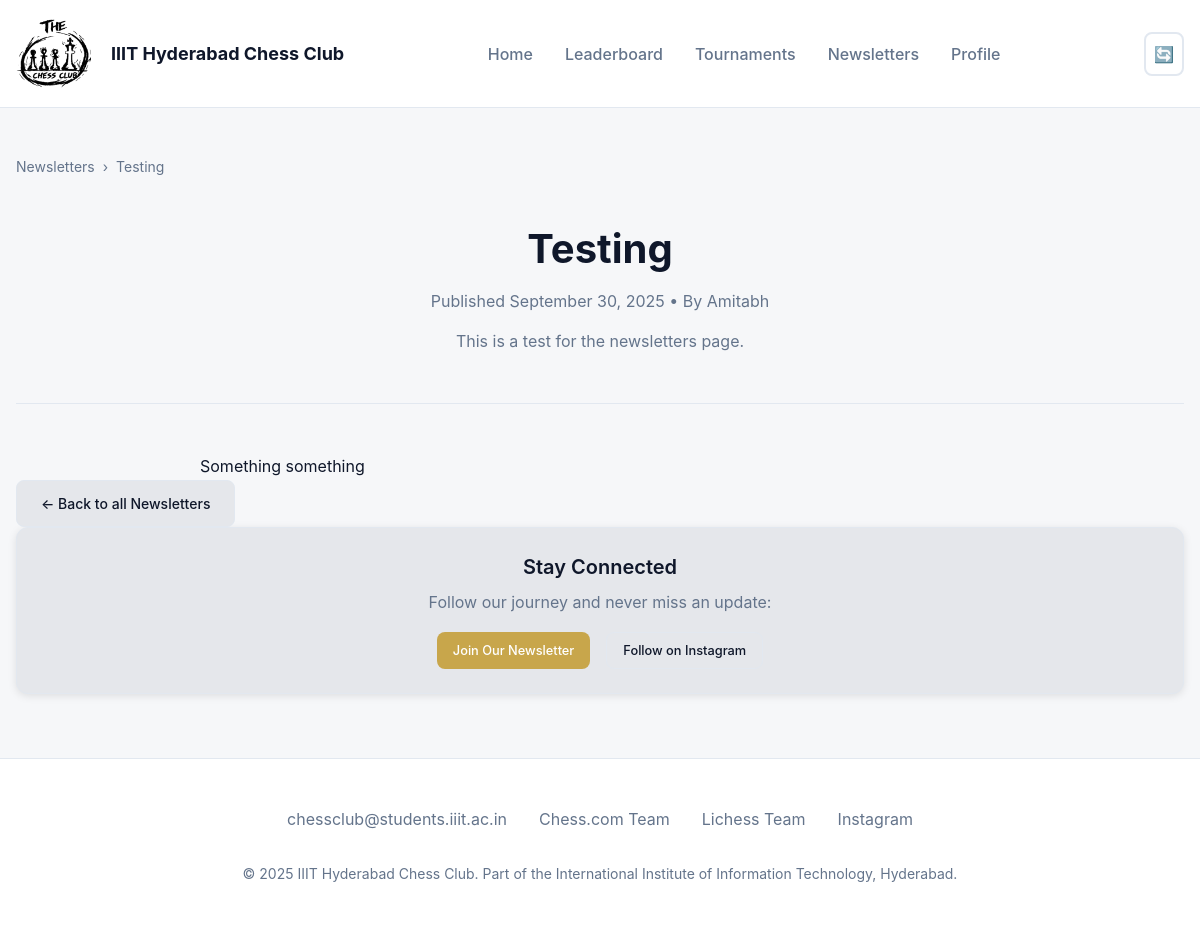
/newsletters/testing/, run on the app's committed database.
### newsletters/models.py (models this page shows, shortened)
class Newsletter(models.Model):
    title = models.CharField(max_length=200)
    slug = models.SlugField(unique=True, blank=True)
    excerpt = models.TextField(blank=True)
    content = models.TextField()
    author = models.CharField(max_length=100, default="Editorial Team")
    published_date = models.DateField(default=timezone.now)
    created_at = models.DateTimeField(auto_now_add=True)
    updated_at = models.DateTimeField(auto_now=True)
    class Meta:
        ordering = ['-published_date']

### newsletters/views.py (the view)
# urls.py: path('<slug:slug>/', views.newsletter_article, name='newsletter_article'),
def newsletter_article(request, slug):
    newsletter = get_object_or_404(Newsletter, slug=slug)
    return render(request, 'newsletter-article.html', {
        "newsletter": newsletter
    })

### IIITChessClub/templates/newsletter-article.html (shortened to what this page needs)
<!DOCTYPE html>
{% load static %}
<html lang="en">
<head>
  <link rel="stylesheet" href="{% static 'css/styles.css' %}">
</head>
<body>
  <nav class="navbar">
    <div class="container">
      <div class="nav-content">
        <a href="{% url 'home' %}" class="nav-logo">
          IIIT Hyderabad Chess Club
        </a>
        <ul class="nav-links">
          <li><a href="{% url 'home' %}" class="nav-link">Home</a></li>
          <li><a href="{% url 'leaderboard' %}" class="nav-link">Leaderboard</a></li>
          <li><a href="{% url 'tournaments' %}" class="nav-link">Tournaments</a></li>
          <li><a href="{% url 'newsletters' %}" class="nav-link active">Newsletters</a></li>
          <li><a href="{% url 'profile' %}" class="nav-link">Profile</a></li>
        </ul>
        <div class="nav-controls">
          <button class="theme-toggle" aria-label="Toggle theme">🔄</button>
        </div>
      </div>
    </div>
  </nav>
  <main class="container" style="margin-top: 2rem;">
    <nav class="breadcrumbs">
      <a href="{% url 'newsletters' %}" class="text-accent">Newsletters</a>
      <span>›</span>
      <span>{{ newsletter.title }}</span>
    </nav>
    <header class="article-header">
      <h1>{{ newsletter.title }}</h1>
      <div class="article-meta text-muted">
        Published {{ newsletter.published_date|date:"F j, Y" }}
        {% if newsletter.author %} • By {{ newsletter.author }}{% endif %}
      </div>
      <p class="text-muted mt-2">{{ newsletter.excerpt }}</p>
    </header>
    <div class="article-content mt-6">
      {{ newsletter.content|safe }}
    </div>
    <div class="mt-6">
      <a href="{% url 'newsletters' %}" class="btn btn-secondary">← Back to all Newsletters</a>
    </div>
    <div class="card mt-8" style="background: var(--muted); text-align: center;">
      <h4>Stay Connected</h4>
      <p>Follow our journey and never miss an update:</p>
      <div class="flex justify-center gap-4 mt-4">
        <a href="mailto:chessclub@students.iiit.ac.in" class="btn btn-primary btn-small">Join Our Newsletter</a>
        <a href="https://www.instagram.com/chessclub.iiith" class="btn btn-secondary btn-small">Follow on Instagram</a>
      </div>
    </div>
  </main>
  <footer class="footer">
    <div class="container">
      <div class="footer-content">
        <div class="footer-links">
          <a href="mailto:chessclub@students.iiit.ac.in">chessclub@students.iiit.ac.in</a>
          <a href="#">Chess.com Team</a>
          <a href="#">Lichess Team</a>
          <a href="https://www.instagram.com/chessclub.iiith">Instagram</a>
        </div>
        <div class="footer-info">
          <p>&copy; 2025 IIIT Hyderabad Chess Club. Part of the International Institute of Information Technology, Hyderabad.</p>
        </div>
      </div>
    </div>
  </footer>
</body>
</html>

### static/css/styles.css (style rules this page uses)
:root { --bg: #f6f7f9; --surface: #ffffff; --text: #0f172a; --text-secondary: #64748b; --muted: #e5e7eb; --accent: #c8a64b; --accent-hover: #b8964b; --success: #16a34a; --danger: #dc2626; --warning: #d97706; --border: #e2e8f0; --shadow: rgba(0, 0, 0, 0.1); --shadow-lg: rgba(0, 0, 0, 0.15); }
*, *::before, *::after { box-sizing: border-box; }
* { margin: 0; }
body { line-height: 1.5; -webkit-font-smoothing: antialiased; font-family: 'Inter', ui-sans-serif, system-ui, -apple-system, BlinkMacSystemFont, "Segoe UI", Roboto, "Helvetica Neue", Arial, "Noto Sans", sans-serif; background-color: var(--bg); color: var(--text); transition: background-color 0.3s ease, color 0.3s ease; }
input, button, textarea, select { font: inherit; }
p, h1, h2, h3, h4, h5, h6 { overflow-wrap: break-word; }
.container { max-width: 1200px; margin: 0 auto; padding: 0 1rem; }
.card { background: var(--surface); border-radius: 12px; padding: 1.5rem; box-shadow: 0 2px 8px var(--shadow); border: 1px solid var(--border); transition: all 0.3s ease; }
.flex { display: flex; }
.justify-center { justify-content: center; }
.gap-4 { gap: 1rem; }
h1 { font-size: 2.5rem; font-weight: 700; line-height: 1.2; margin-bottom: 0.5rem; }
h4 { font-size: 1.25rem; font-weight: 600; margin-bottom: 0.5rem; }
p { color: var(--text-secondary); margin-bottom: 1rem; line-height: 1.6; }
.text-accent { color: var(--accent); }
.text-muted { color: var(--text-secondary); }
.navbar { position: sticky; top: 0; z-index: 100; background: var(--surface); border-bottom: 1px solid var(--border); backdrop-filter: blur(10px); transition: all 0.3s ease; }
.nav-content { display: flex; align-items: center; justify-content: space-between; padding: 1rem 0; }
.nav-logo { display: flex; align-items: center; gap: 0.75rem; font-weight: 700; font-size: 1.125rem; color: var(--text); text-decoration: none; transition: color 0.3s ease; }
.nav-logo::before { content: ""; display: inline-block; width: 75px; height: 75px; background-image: url("/static/images/chess-logo7.png"); background-size: contain; background-repeat: no-repeat; background-position: center; margin-right: 0.5rem; vertical-align: middle; }
html[data-theme="auto"] .nav-logo::before { background-image: url("/static/images/chess-logo7.png"); }
.nav-links { display: flex; list-style: none; gap: 2rem; margin: 0; padding: 0; }
.nav-link { color: var(--text-secondary); text-decoration: none; font-weight: 500; padding: 0.5rem 0; position: relative; transition: color 0.3s ease; }
.nav-controls { display: flex; align-items: center; gap: 1rem; }
.theme-toggle { background: none; border: 2px solid var(--border); border-radius: 8px; padding: 0.5rem; cursor: pointer; color: var(--text); transition: all 0.3s ease; display: flex; align-items: center; justify-content: center; }
.btn { display: inline-flex; align-items: center; gap: 0.5rem; padding: 0.75rem 1.5rem; border-radius: 8px; font-weight: 500; text-decoration: none; cursor: pointer; border: none; transition: all 0.3s ease; font-size: 0.875rem; }
.btn-primary { background: var(--accent); color: white; }
.btn-secondary { background: var(--muted); color: var(--text); border: 1px solid var(--border); }
.btn-small { padding: 0.5rem 1rem; font-size: 0.8rem; }
.breadcrumbs { display: flex; align-items: center; gap: 0.5rem; margin-bottom: 2rem; padding: 1rem 0; font-size: 0.875rem; }
.breadcrumbs a { color: var(--text-secondary); text-decoration: none; }
.breadcrumbs span { color: var(--text-secondary); }
.article-header { text-align: center; margin-bottom: 3rem; padding-bottom: 2rem; border-bottom: 1px solid var(--border); }
.article-meta { color: var(--text-secondary); margin: 1rem 0; }
.article-content { max-width: 800px; margin: 0 auto; line-height: 1.8; }
.footer { background: var(--surface); border-top: 1px solid var(--border); padding: 3rem 0 2rem; margin-top: 4rem; }
.footer-content { text-align: center; }
.footer-links { display: flex; justify-content: center; gap: 2rem; margin-bottom: 2rem; flex-wrap: wrap; }
.footer-links a { color: var(--text-secondary); text-decoration: none; }
.footer-info { color: var(--text-secondary); font-size: 0.875rem; }
.mt-2 { margin-top: 0.5rem; }
.mt-4 { margin-top: 1rem; }
html { scroll-behavior: smooth; }

### data on the page
Newsletter: title "Testing", published_date "September 30, 2025", author "Amitabh", excerpt "This is a test for the newsletters page.", content "Something something"
